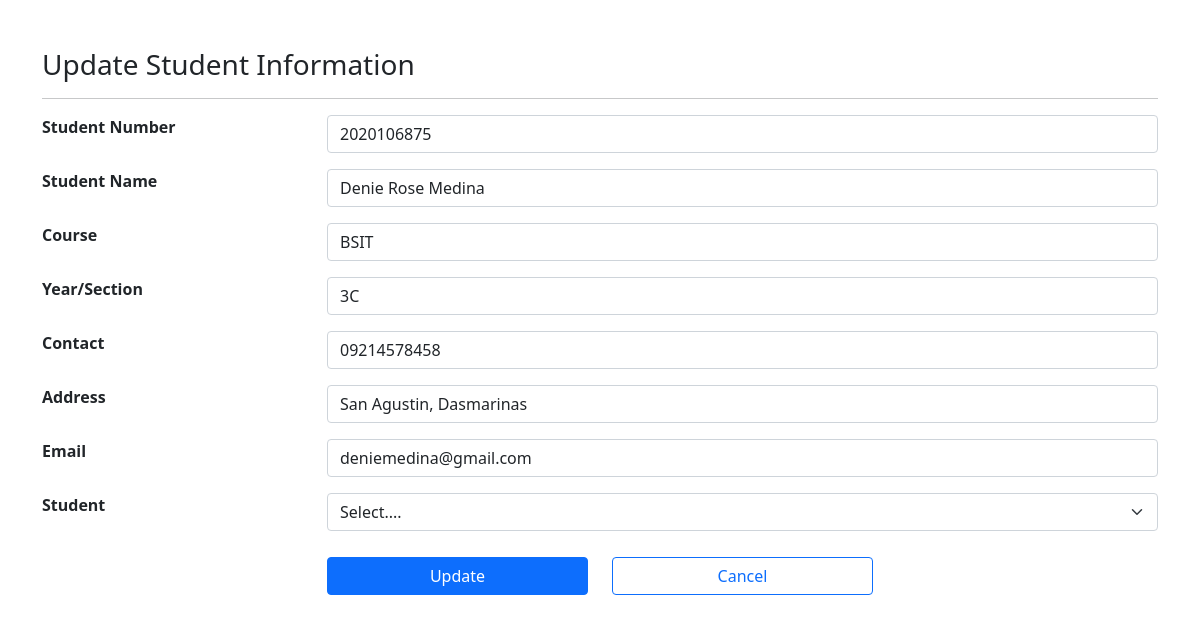
/admin/updateforIT3C.php?id=1, run on the app's committed database.
### tables this page shows
CREATE TABLE `it3c` (
  `id` int(255) NOT NULL,
  `studentNumber` varchar(255) NOT NULL,
  `studentName` varchar(255) NOT NULL,
  `course` varchar(255) NOT NULL,
  `year_section` varchar(255) NOT NULL,
  `contact` varchar(255) NOT NULL,
  `address` varchar(255) NOT NULL,
  `email` varchar(255) NOT NULL,
  `student` varchar(255) NOT NULL
);

### admin/updateforIT3C.php (the view, shortened to what this page needs)
<?php
include 'connection.php';
$id=$_GET["id"];
$sql="SELECT * FROM IT3C WHERE id=$id";
$result = mysqli_query($con, $sql);
$row=mysqli_fetch_assoc($result);
$studentNumber=$row['studentNumber'];
$studentName=$row['studentName'];
$course=$row['course'];
$year_section=$row['year_section'];
$contact=$row['contact'];
$address=$row['address'];
$email = $row['email'];
$student = $row['student'];
?>
<!DOCTYPE html>
<html lang="en">
<head>
    <link rel="stylesheet" href="style.css">
    <link href="https://cdn.jsdelivr.net/npm/bootstrap@5.0.2/dist/css/bootstrap.min.css" rel="stylesheet"
>
</head>
<body>
    <div class="container my-5">
    <h3>Update Student Information</h3>
        <hr>
            <form method="POST">
                <div class="row mb-3">
                    <label class="col-sm-3 form label">Student Number</label>
                    <div class="col sm-6">
                        <input type="text" class="form-control" name="studentNumber"  value="<?php echo $studentNumber;?>" >
                    </div>
                </div>
                <div class="row mb-3">
                    <label class="col-sm-3 form label">Student Name</label>
                    <div class="col sm-6">
                        <input type="text" class="form-control" name="studentName"  value="<?php echo $studentName;?>">
                    </div>
                </div>
                <div class="row mb-3">
                    <label class="col-sm-3 form label">Course</label>
                    <div class="col sm-6">
                        <input type="text" class="form-control" name="course"  value="<?php echo $course;?>">
                    </div>
                </div>
                <div class="row mb-3">
                    <label class="col-sm-3 form label">Year/Section</label>
                    <div class="col sm-6">
                        <input type="text" class="form-control" name="year_section"  value="<?php echo $year_section;?>">
                    </div>
                </div>
                <div class="row mb-3">
                    <label class="col-sm-3 form label">Contact</label>
                    <div class="col sm-6">
                        <input type="text" class="form-control" name="contact"  value="<?php echo $contact;?>">
                    </div>
                </div>
                <div class="row mb-3">
                    <label class="col-sm-3 form label">Address</label>
                    <div class="col sm-6">
                        <input type="text" class="form-control" name="address"  value="<?php echo $address;?>" >
                    </div>
                </div>
                <div class="row mb-3">
                    <label class="col-sm-3 form label">Email</label>
                    <div class="col sm-6">
                        <input type="text" class="form-control" name="email" value="<?php echo $email;?>" >
                    </div>
                </div>
                <div class="row mb-3">
                <label class="col-sm-3 form label">Student</label>
                <div class="col sm-6">
                <select class="form-select" aria-label="Default select example" name="student" value="<?php echo $student;?>">
                        <option selected>Select....</option>
                </select>
                </div>
                </div>
                <div class="row mb-3">
                    <div class="offset-sm-3 col-sm-3 d-grid">
                        <input type="submit" class="btn btn-primary" name="submit" value="Update">
                    </div>
                    <div class="col-sm-3 d-grid">
                        <a class="btn btn-outline-primary" href="it3c.php" role="button">Cancel</a>
                    </div>
            </form>
    </div>
</body>
</html>

### assets/css/style.css (style rules this page uses)
label { font-weight: 700; }
.btn { margin-top: 10px; }
a { text-decoration: none; color: white; }

### admin/updateforIT3C.php (style rules this page uses)
label { font-weight: 700; }

### data on the page
it3c: studentNumber "2020106875", studentName "Denie Rose Medina", course "BSIT", year_section "3C", contact "09214578458", address "San Agustin, Dasmarinas", email "deniemedina@gmail.com", student "Select...."
